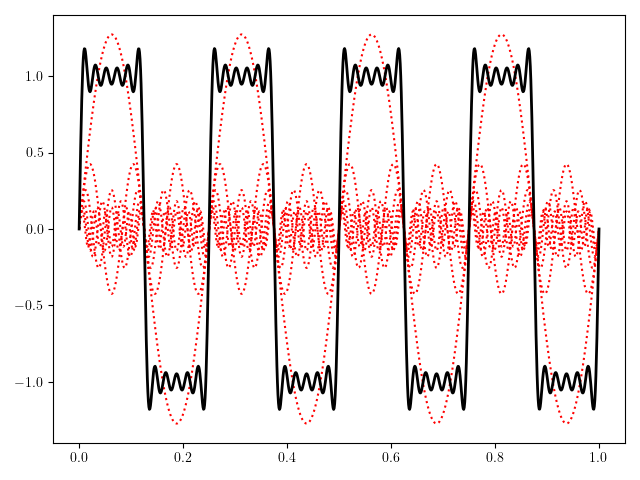

The script that saved this image:
import numpy as np
import matplotlib.pyplot as plt

def Fourier(x, i):
    a0 = 0
    f = np.array([(4/(2*n-1)/np.pi)
                   *np.sin(2*np.pi *(2*n-1)/0.25 *x) for n in range(1, i+1)])
    f = np.append(f, a0)
    return f.sum()

def FourierSingle(x, i):
    a0 = 0
    f = np.array([(4/(2*n-1)/np.pi)
                   *np.sin(2*np.pi *(2*n-1)/0.25 *x) for n in range(i, i+1)])
    f = np.append(f, a0)
    return f.sum()


xvals = np.linspace(0, 1, 1000)

y1 = np.array([FourierSingle(x,1) for x in xvals])
y2 = np.array([FourierSingle(x,2) for x in xvals])
y3 = np.array([FourierSingle(x,3) for x in xvals])
y4 = np.array([FourierSingle(x,4) for x in xvals])
y5 = np.array([FourierSingle(x,5) for x in xvals])
y6 = np.array([FourierSingle(x,6) for x in xvals])
total = np.array([Fourier(x,6) for x in xvals])

plt.plot(xvals, y1, 'r:')
plt.plot(xvals, y2, 'r:')
plt.plot(xvals, y3, 'r:')
plt.plot(xvals, y4, 'r:')
plt.plot(xvals, y5, 'r:')
plt.plot(xvals, y6, 'r:')
plt.plot(xvals, total, linewidth = 2, color = "black")
#plt.show()
plt.savefig("Q16.6.png")